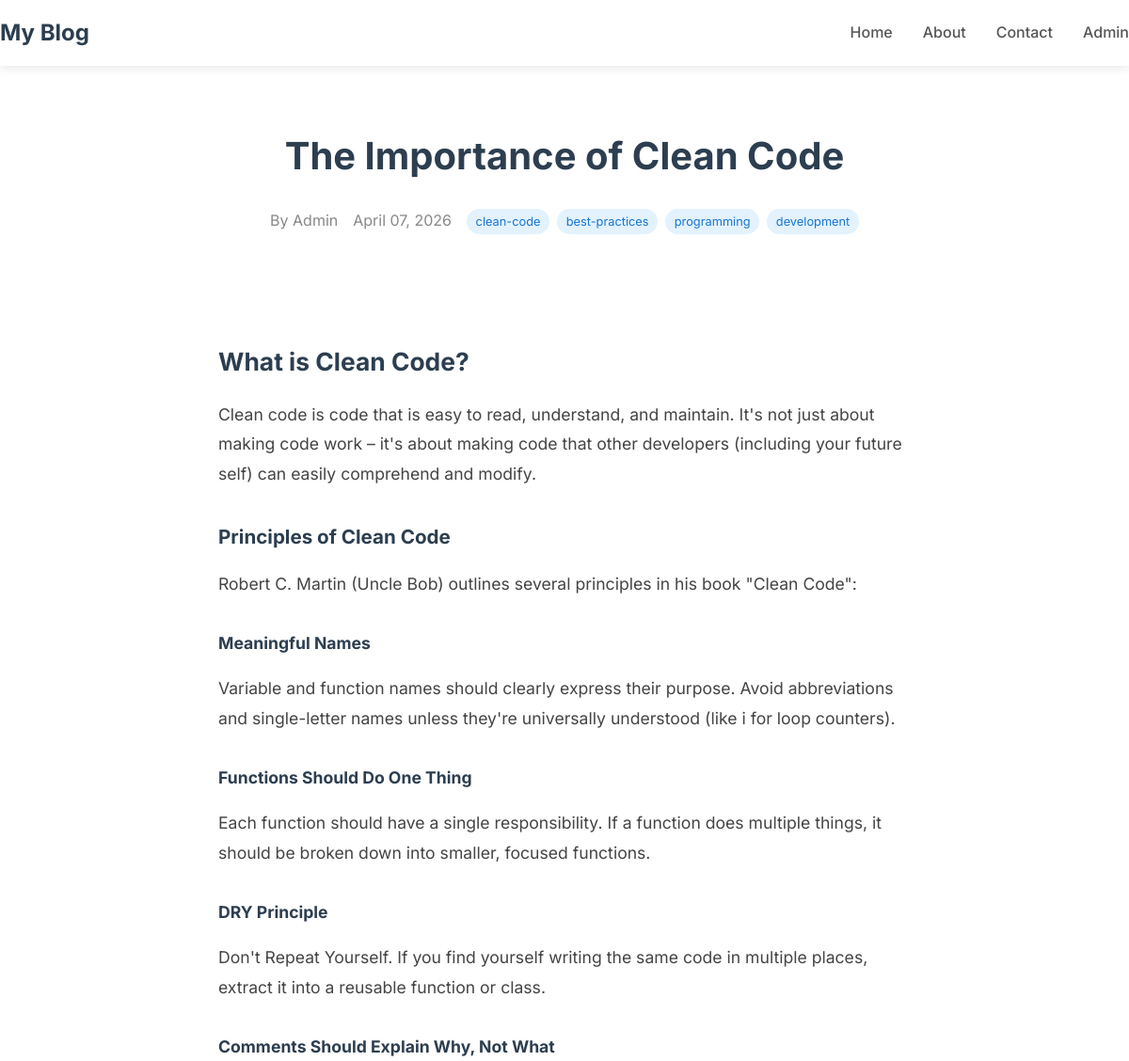
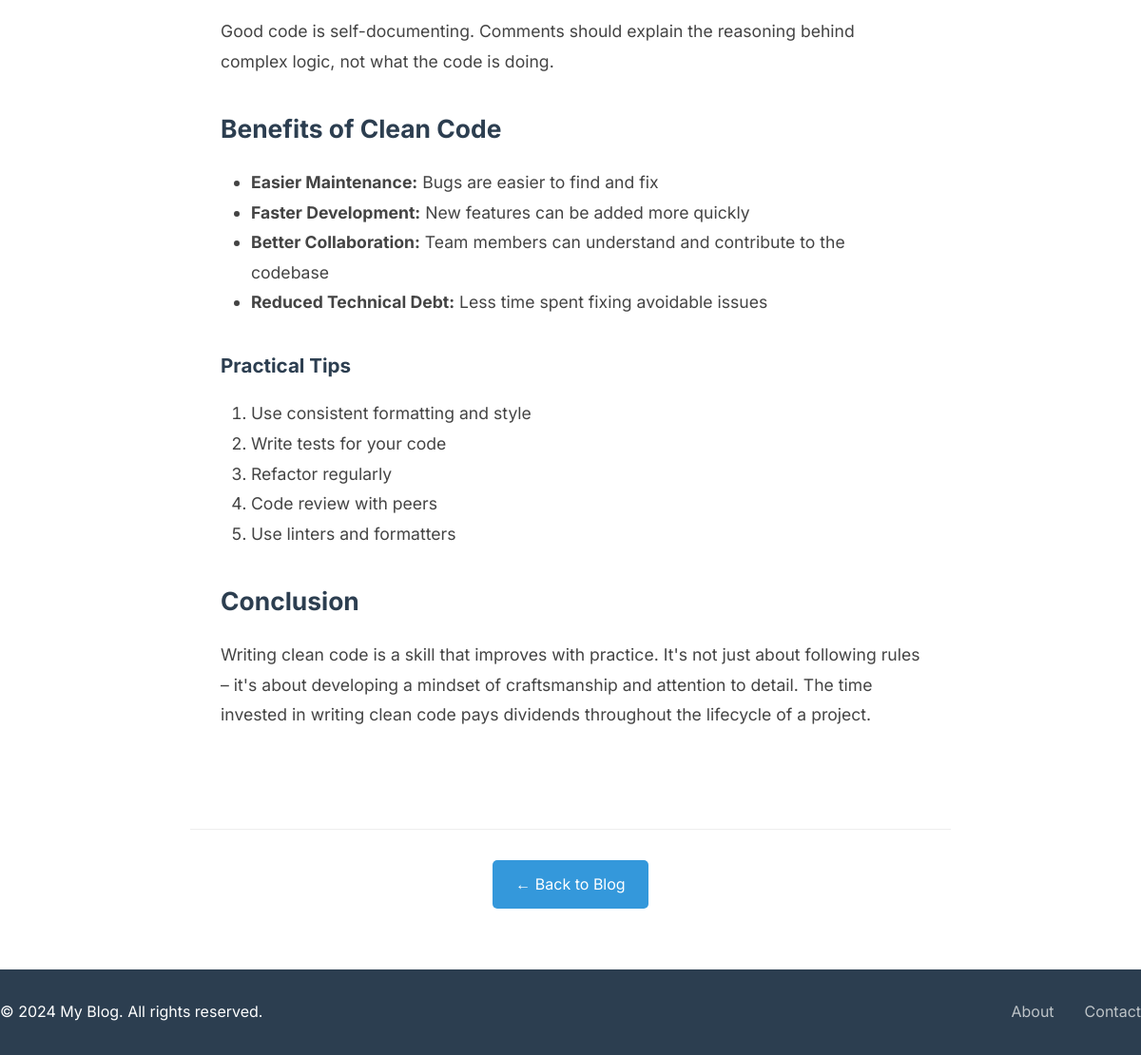
Screenshot of /post/3 with the database file from the repository (2 pictures, top to bottom).
### app.py (models this page shows)
class BlogPost(db.Model):
    id = db.Column(db.Integer, primary_key=True)
    title = db.Column(db.String(200), nullable=False)
    content = db.Column(db.Text, nullable=False)
    excerpt = db.Column(db.String(300))
    author = db.Column(db.String(100), default='Admin')
    created_date = db.Column(db.DateTime, default=datetime.utcnow)
    updated_date = db.Column(db.DateTime, default=datetime.utcnow, onupdate=datetime.utcnow)
    published = db.Column(db.Boolean, default=True)
    tags = db.Column(db.String(200))  # comma-separated tags

### app.py (the view)
@app.route('/post/<int:post_id>')
def post(post_id):
    post = BlogPost.query.get_or_404(post_id)
    return render_template('post.html', post=post)

### templates/post.html (shortened to what this page needs)
{% extends "base.html" %}
{% block content %}
<section class="post-section">
    <div class="container">
        <article class="post-full">
            <header class="post-header">
                <h1>{{ post.title }}</h1>
                <div class="post-meta">
                    <span class="author">By {{ post.author }}</span>
                    <span class="date">{{ post.created_date.strftime('%B %d, %Y') }}</span>
                    {% if post.tags %}
                    <div class="tags">
                        {% for tag in post.tags.split(',') %}
                        <span class="tag">{{ tag.strip() }}</span>
                        {% endfor %}
                    </div>
                    {% endif %}
                </div>
            </header>
            <div class="post-content">
                {{ post.content | safe }}
            </div>
            <footer class="post-footer">
                <a href="{{ url_for('index') }}" class="back-link">&larr; Back to Blog</a>
            </footer>
        </article>
    </div>
</section>
{% endblock %}</content>

### static/css/style.css (style rules this page uses)
* { margin: 0; padding: 0; box-sizing: border-box; }
body { font-family: 'Inter', sans-serif; line-height: 1.6; color: #333; background-color: #f8f9fa; }
.container { max-width: 1200px; margin: 0 auto; padding: 0 20px; }
.post-content { padding: 2rem; }
.post-meta { display: flex; flex-wrap: wrap; gap: 1rem; margin-bottom: 1.5rem; font-size: 0.9rem; color: #888; }
.tags { display: flex; gap: 0.5rem; flex-wrap: wrap; }
.tag { background: #e3f2fd; color: #1976d2; padding: 0.2rem 0.6rem; border-radius: 15px; font-size: 0.8rem; }
.post-section { padding: 4rem 0; background: white; }
.post-full { max-width: 800px; margin: 0 auto; }
.post-header { margin-bottom: 3rem; text-align: center; }
.post-header h1 { font-size: 2.5rem; margin-bottom: 1.5rem; color: #2c3e50; }
.post-full .post-meta { justify-content: center; font-size: 1rem; }
.post-content { font-size: 1.1rem; line-height: 1.8; color: #444; }
.post-content h2, .post-content h3, .post-content h4 { margin: 2rem 0 1rem 0; color: #2c3e50; }
.post-content p { margin-bottom: 1.5rem; }
.post-content ul, .post-content ol { margin-bottom: 1.5rem; padding-left: 2rem; }
.post-footer { margin-top: 3rem; padding-top: 2rem; border-top: 1px solid #eee; text-align: center; }
.back-link { display: inline-block; padding: 0.8rem 1.5rem; background: #3498db; color: white; text-decoration: none; border-radius: 5px; transition: background 0.3s; }

### rows the page displays
BlogPost: title "The Importance of Clean Code", author "Admin", created_date "April 07, 2026", content "What is Clean Code? Clean code is code that is easy to read, understand, and maintain. It's not just about making code work – it's about making code that other developers (including your future self) can easily comprehend and modify. Principles of Clean Code Robert C. Martin (Uncle Bob) outlines several principles in his book \"Clean Code\": Meaningful Names Variable and function names should clearly express their purpose. Avoid abbreviations and single-letter names unless they're universally understood (like i for loop counters). Functions Should Do One Thing Each function should have a single responsibility. If a function does multiple things, it should be broken down into smaller, focused…"

### other values shown
{{ tag.strip() }} "clean-code" "best-practices" "programming" "development"
